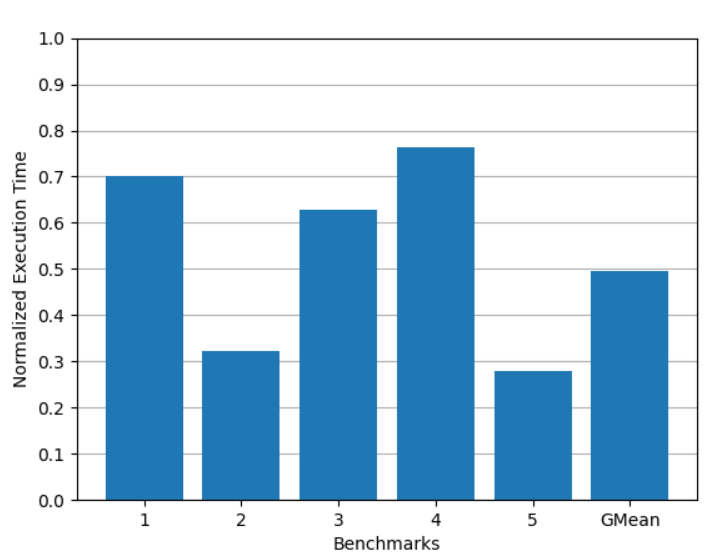

Generate this figure with Python:

import matplotlib.pyplot as plt
import numpy as np


file_name = "./logs/ExecutionTime.best"

file = open(file_name, 'r')
y_axis = []
x_axis = []
x = 1
#file.readlines() # skip first line

line = file.readlines()

temp = line[1].rstrip().split(',') #using rstrip to remove the \n
print(temp)
GMean = float(temp[2])
for index in range(6,15,2):
	y_axis.append(float(temp[index]))

y_axis.append(GMean)
print(y_axis)

x_axis = ['1','2','3','4','5','GMean']

plt.bar(x_axis, y_axis,zorder=3)
#plt.xticks(np.arange(0, max(x_axis)+1, 10.0))
plt.yticks(np.arange(0, 1.1, 0.1))
axes = plt.gca()
axes.yaxis.grid(zorder=0)
plt.ylabel("Normalized Execution Time")
plt.xlabel("Benchmarks")
plt.show()
